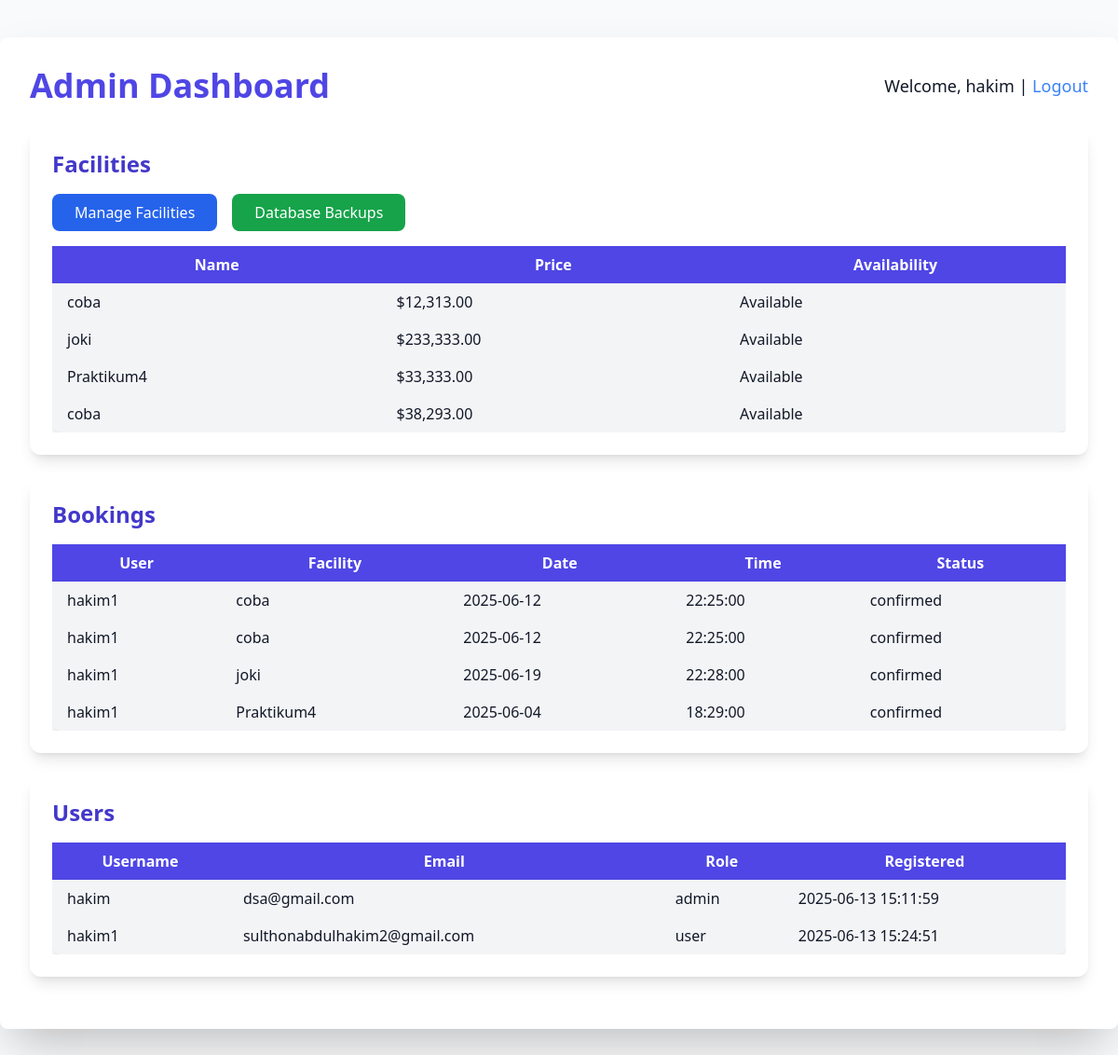
/admin.php (signed in), run on the app's committed database.
### tables this page shows
CREATE TABLE `facilities` (
  `id` int NOT NULL AUTO_INCREMENT,
  `name` varchar(100) NOT NULL,
  `description` text,
  `price` decimal(10,2) NOT NULL,
  `available` tinyint(1) DEFAULT '1',
  `created_at` timestamp NULL DEFAULT CURRENT_TIMESTAMP,
  PRIMARY KEY (`id`)
);

CREATE TABLE `bookings` (
  `id` int NOT NULL AUTO_INCREMENT,
  `user_id` int NOT NULL,
  `facility_id` int NOT NULL,
  `booking_date` date NOT NULL,
  `booking_time` time NOT NULL,
  `status` enum('pending','confirmed','cancelled') DEFAULT 'pending',
  `created_at` timestamp NULL DEFAULT CURRENT_TIMESTAMP,
  PRIMARY KEY (`id`),
  KEY `user_id` (`user_id`),
  KEY `facility_id` (`facility_id`),
  CONSTRAINT `bookings_ibfk_1` FOREIGN KEY (`user_id`) REFERENCES `users` (`id`),
  CONSTRAINT `bookings_ibfk_2` FOREIGN KEY (`facility_id`) REFERENCES `facilities` (`id`)
);

CREATE TABLE `users` (
  `id` int NOT NULL AUTO_INCREMENT,
  `username` varchar(50) NOT NULL,
  `password` varchar(255) NOT NULL,
  `email` varchar(100) NOT NULL,
  `role` enum('user','admin') DEFAULT 'user',
  `created_at` timestamp NULL DEFAULT CURRENT_TIMESTAMP,
  PRIMARY KEY (`id`),
  UNIQUE KEY `username` (`username`),
  UNIQUE KEY `email` (`email`)
);

### admin.php (the view, shortened to what this page needs)
<?php
require 'config/init.php';
try {
    $stmt = $pdo->query('SELECT * FROM facilities');
    $facilities = $stmt->fetchAll();
    $query = 'SELECT b.id, u.username, f.name AS facility_name, b.booking_date, b.booking_time, b.status
              FROM bookings b
              JOIN users u ON b.user_id = u.id
              JOIN facilities f ON b.facility_id = f.id';
    $stmt = $pdo->query($query);
    $bookings = $stmt->fetchAll();
    $stmt = $pdo->query('SELECT id, username, email, role, created_at FROM users');
    $users = $stmt->fetchAll();
} catch (PDOException $e) {
    die("Database query error: " . $e->getMessage());
}
?>
<!DOCTYPE html>
<html>
<head>
    <script src="https://cdn.tailwindcss.com"></script>
</head>
<body class="bg-gray-50 font-sans text-gray-900 min-h-screen">
    <main class="container mx-auto p-8 max-w-7xl bg-white rounded-lg shadow-2xl mt-10 overflow-y-auto">
        <div class="flex items-center justify-between mb-6">
            <h1 class="text-4xl font-extrabold text-indigo-600">Admin Dashboard</h1>
            <p class="text-lg font-medium">Welcome, <?php echo htmlspecialchars($_SESSION['username']); ?> |
                <a href="logout.php" class="text-blue-500 hover:text-blue-600">Logout</a>
            </p>
        </div>
        <section class="bg-white p-6 rounded-xl shadow-lg mb-6">
            <h2 class="text-2xl font-semibold text-indigo-700 mb-4">Facilities</h2>
            <div class="flex space-x-4 mb-4">
                <a href="facilities.php"
                    class="inline-block px-6 py-2 bg-blue-600 text-white rounded-lg hover:bg-blue-700 transition">Manage
                    Facilities</a>
                <a href="backup_list.php"
                    class="inline-block px-6 py-2 bg-green-600 text-white rounded-lg hover:bg-green-700 transition">Database
                    Backups</a>
            </div>
            <div class="overflow-x-auto">
                <table class="w-full table-auto border-collapse bg-gray-100 rounded-lg shadow-md">
                    <thead class="bg-indigo-600 text-white">
                        <tr>
                            <th class="px-4 py-2">Name</th>
                            <th class="px-4 py-2">Price</th>
                            <th class="px-4 py-2">Availability</th>
                        </tr>
                    </thead>
                    <tbody>
                        <?php foreach ($facilities as $facility): ?>
                        <tr class="hover:bg-gray-200">
                            <td class="px-4 py-2"><?php echo htmlspecialchars($facility['name']); ?></td>
                            <td class="px-4 py-2">$<?php echo number_format($facility['price'], 2); ?></td>
                            <td class="px-4 py-2"><?php echo $facility['available'] ? 'Available' : 'Not Available'; ?>
                            </td>
                        </tr>
                        <?php endforeach; ?>
                    </tbody>
                </table>
            </div>
        </section>
        <section class="bg-white p-6 rounded-xl shadow-lg mb-6">
            <h2 class="text-2xl font-semibold text-indigo-700 mb-4">Bookings</h2>
            <div class="overflow-x-auto">
                <table class="w-full table-auto border-collapse bg-gray-100 rounded-lg shadow-md">
                    <thead class="bg-indigo-600 text-white">
                        <tr>
                            <th class="px-4 py-2">User</th>
                            <th class="px-4 py-2">Facility</th>
                            <th class="px-4 py-2">Date</th>
                            <th class="px-4 py-2">Time</th>
                            <th class="px-4 py-2">Status</th>
                        </tr>
                    </thead>
                    <tbody>
                        <?php foreach ($bookings as $booking): ?>
                        <tr class="hover:bg-gray-200">
                            <td class="px-4 py-2"><?php echo htmlspecialchars($booking['username']); ?></td>
                            <td class="px-4 py-2"><?php echo htmlspecialchars($booking['facility_name']); ?></td>
                            <td class="px-4 py-2"><?php echo $booking['booking_date']; ?></td>
                            <td class="px-4 py-2"><?php echo $booking['booking_time']; ?></td>
                            <td class="px-4 py-2"><?php echo $booking['status']; ?></td>
                        </tr>
                        <?php endforeach; ?>
                    </tbody>
                </table>
            </div>
        </section>
        <section class="bg-white p-6 rounded-xl shadow-lg mb-6">
            <h2 class="text-2xl font-semibold text-indigo-700 mb-4">Users</h2>
            <div class="overflow-x-auto">
                <table class="w-full table-auto border-collapse bg-gray-100 rounded-lg shadow-md">
                    <thead class="bg-indigo-600 text-white">
                        <tr>
                            <th class="px-4 py-2">Username</th>
                            <th class="px-4 py-2">Email</th>
                            <th class="px-4 py-2">Role</th>
                            <th class="px-4 py-2">Registered</th>
                        </tr>
                    </thead>
                    <tbody>
                        <?php foreach ($users as $user): ?>
                        <tr class="hover:bg-gray-200">
                            <td class="px-4 py-2"><?php echo htmlspecialchars($user['username']); ?></td>
                            <td class="px-4 py-2"><?php echo htmlspecialchars($user['email']); ?></td>
                            <td class="px-4 py-2"><?php echo $user['role']; ?></td>
                            <td class="px-4 py-2"><?php echo $user['created_at']; ?></td>
                        </tr>
                        <?php endforeach; ?>
                    </tbody>
                </table>
            </div>
        </section>
    </main>
</body>
</html>

### data on the page
facilities: name "coba", price "12,313.00", available "Available"
facilities: name "joki", price "233,333.00", available "Available"
facilities: name "Praktikum4", price "33,333.00", available "Available"
facilities: name "coba", price "38,293.00", available "Available"
bookings: user.username "hakim1", facility.name "coba", booking_date "2025-06-12", booking_time "22:25:00", status "confirmed"
bookings: user.username "hakim1", facility.name "coba", booking_date "2025-06-12", booking_time "22:25:00", status "confirmed"
bookings: user.username "hakim1", facility.name "joki", booking_date "2025-06-19", booking_time "22:28:00", status "confirmed"
bookings: user.username "hakim1", facility.name "Praktikum4", booking_date "2025-06-04", booking_time "18:29:00", status "confirmed"
users: username "hakim", email "dsa@gmail.com", role "admin", created_at "2025-06-13 15:11:59"
users: username "hakim1", email "sulthonabdulhakim2@gmail.com", role "user", created_at "2025-06-13 15:24:51"

### other printed values
$_SESSION['username'] "hakim"
